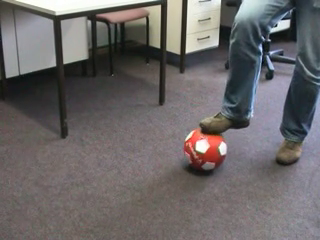
#> input picture frame 60 of Test-Videos/VOT-Ball.mp4, 320 x 240 px
$ python Tracking_R_Table.py   (older library calls are emulated)
#> lines starting #> are read from the running program, lines starting #| are printed output that depends on the picture; after the words box and inside, x2 and y2 are one past the last pixel; in counts of white or black regions, pixels touching at a corner belong together; long printed decimals are rounded
import numpy as np
import cv2
import os

roi_defined = False

def define_ROI(event, x, y, flags, param):
    global r, c, w, h, roi_defined
    if event == cv2.EVENT_LBUTTONDOWN:
        r, c = x, y
        roi_defined = False
    elif event == cv2.EVENT_LBUTTONUP:
        r2, c2 = x, y
        h = abs(r2 - r)
        w = abs(c2 - c)
        r = min(r, r2)
        c = min(c, c2)
        roi_defined = True


def build_r_table(roi_grey):
    """Build R_Table for ROI object

    Args:
        roi_grey: Image of the ROI in Grey.

        return: r_table: (key: absolute of orientation | values: displacement vectors)
    """
    def calculate_gradient(image_grey):
        grad_x = cv2.Sobel(image_grey, cv2.CV_64F, 1, 0, ksize=3)
        grad_y = cv2.Sobel(image_grey, cv2.CV_64F, 0, 1, ksize=3)
        magnitude = cv2.magnitude(grad_x, grad_y)
        orientation = cv2.phase(grad_x, grad_y, angleInDegrees=True)

        return magnitude, orientation

    magnitude, orientation = calculate_gradient(roi_grey)
    magnitude_threshold = np.mean(magnitude)
    print(f"Magnitude threshold ROI: {magnitude_threshold}")

    r_table = {}
    height, width = roi_grey.shape[:2]
    cy, cx = height // 2, width // 2  # Assuming center coordinates

    for i in range(height):
        for j in range(width):
            value = orientation[i, j]
            if magnitude[i, j] > magnitude_threshold:
                angle = int(np.abs(value))
                if angle not in r_table:
                    r_table[angle] = []

                # print(f"Angle: {angle} | Coordinates: {cy - i, cx - j}")
                r_table[angle].append((cy - i, cx - j))
    return r_table

def hough_transform(image_grey, r_table):
    """
    :param image_grey: input original image (grey)
    :param r_table: table for template
    :return:
        accumulator with searched votes
    """

    def calculate_gradient(image_grey):
        grad_x = cv2.Sobel(image_grey, cv2.CV_64F, 1, 0, ksize=3)
        grad_y = cv2.Sobel(image_grey, cv2.CV_64F, 0, 1, ksize=3)
        magnitude = cv2.magnitude(grad_x, grad_y)
        orientation = cv2.phase(grad_x, grad_y, angleInDegrees=True)

        return magnitude, orientation

    height, width = image_grey.shape[:2]
    accumulator = np.zeros((height + 50, width + 50))

    magnitude, orientation = calculate_gradient(image_grey)
    magnitude_threshold = np.mean(magnitude) * 3
    print(f"Magnitude threshold frame: {magnitude_threshold}")
    assert(magnitude.shape == image_grey.shape[:2])

    for i in range(height):
        for j in range(width):
            if (magnitude[i, j] > magnitude_threshold):
                theta = int(np.abs(orientation[i, j]))
                if (theta in r_table):
                    vectors = r_table[theta]
                    for vector in vectors:
                        accumulator[vector[0] + i, vector[1] + j] += 1

    return accumulator


def find_detection(accumulator, image):
    def find_maximum(accumulator):
        rowId, colId = np.unravel_index(accumulator.argmax(), accumulator.shape)
        return rowId, colId

    r, c = find_maximum(accumulator)
    return r, c


def main():
    cwd = os.getcwd()
    print(cwd)

    # Open the video file
    dir_path = os.path.dirname(os.path.realpath(__file__))
    video_path = os.path.join(dir_path, 'Test-Videos', 'VOT-Ball.mp4')

    cap = cv2.VideoCapture(video_path)
    ret, frame = cap.read()
#> frame is the input picture: shape (240, 320, 3); mean B, G, R 103.7, 103.5, 107.4
    clone = frame.copy()
    cv2.namedWindow("First image")
    cv2.setMouseCallback("First image", define_ROI)

    # Variables for tracking
    track_window = None
    roi_hist = None
    term_crit = None

    # [10 lines of commented-out code are left out]

    r = 196
    c = 110
    h = 55
    w = 52

    track_window = (r, c, h, w)
    print(r, c, h, w)

    roi = frame[c:c + w, r:r + h]
    hsv_roi = cv2.cvtColor(roi, cv2.COLOR_BGR2HSV)
#> hsv_roi: shape (52, 55, 3); mean H, S, V 74.3, 64.1, 136.7
    mask = cv2.inRange(hsv_roi, np.array((0., 30., 20.)), np.array((180., 255., 235.)))
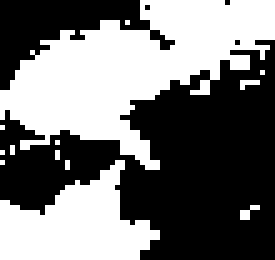
#> mask: shape (52, 55) (shown 5 times larger); 46% white; 13 white regions (11 under 20 px), largest, box (x1, y1, x2, y2) and area: (0, 0, 55, 34) 919, (0, 32, 32, 52) 375
    roi_hist = cv2.calcHist([hsv_roi], [0], mask, [180], [0, 180])
#> roi_hist = 180 values, max 101 at index 3, min 0 at index 29, mean 7.32
    cv2.normalize(roi_hist, roi_hist, 0, 255, cv2.NORM_MINMAX)
    term_crit = (cv2.TERM_CRITERIA_EPS | cv2.TERM_CRITERIA_COUNT, 10, 1)

    cpt = 1
    while True:
        ret, frame = cap.read()
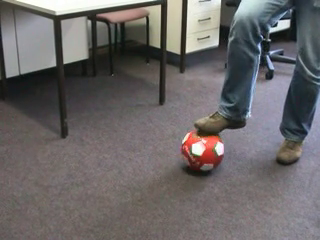
#> input picture frame 61 of Test-Videos/VOT-Ball.mp4, 320 x 240 px
#> frame is the input picture: shape (240, 320, 3); mean B, G, R 103.5, 103.4, 107.1
        if ret:
            # Compute gradient orientation and magnitude
            roi_grey = cv2.cvtColor(roi, cv2.COLOR_BGR2GRAY)
            r_table = build_r_table(roi_grey)
#> in build_r_table, `magnitude_threshold = np.mean(magnitude)`: magnitude_threshold = 82.33
#| Magnitude threshold ROI: 82.328
#> after the loop in build_r_table, `for i in range(height):`: r_table = 309 items
#> r_table = 309 items

            frame_grey = cv2.cvtColor(frame, cv2.COLOR_BGR2GRAY)
            accumulator = hough_transform(frame_grey, r_table)
#> in calculate_gradient, `grad_y = cv2.Sobel(image_grey, cv2.CV_64F, 0, 1, ksize=3)`:
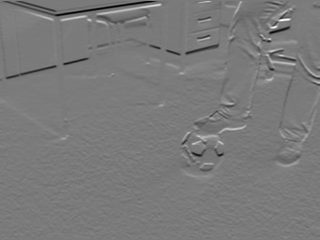
#> grad_y: shape (240, 320) float64; min -739, max 797, mean -2.4; drawn with min black and max white
#> in calculate_gradient, `magnitude = cv2.magnitude(grad_x, grad_y)`:
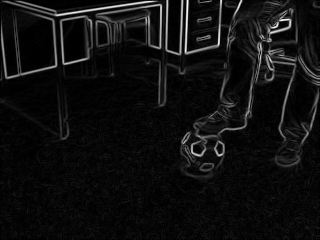
#> magnitude: shape (240, 320) float64; min 0, max 808.5, mean 50.6; drawn with min black and max white
#> in calculate_gradient, `orientation = cv2.phase(grad_x, grad_y, angleInDegrees=True)`:
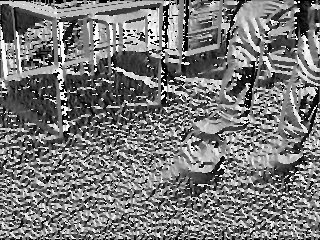
#> orientation: shape (240, 320) float64; min 0, max 359.9, mean 169.6; drawn with min black and max white
#> in hough_transform, `magnitude_threshold = np.mean(magnitude) * 3`: magnitude_threshold = 151.8
#| Magnitude threshold frame: 151.833
#> after the loop in hough_transform, `for i in range(height):`:
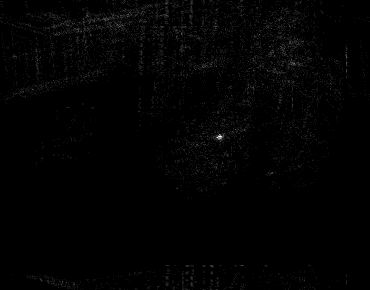
#> accumulator: shape (290, 370) float64; min 0, max 15, mean 0.14; drawn with min black and max white

            # Display the detection by argmax
            r, c = find_detection(accumulator, frame_grey)
#> in find_maximum, `rowId, colId = np.unravel_index(accumulator.argmax(), accumulator.shape)`: rowId = 136; colId = 219
#> in find_detection, `r, c = find_maximum(accumulator)`: r = 136; c = 219
#> r = 136; c = 219
            print(f"Detection: {r, c}, Value: {accumulator[r, c]}")
#| Detection: (136, 219), Value: 15.0

            # Draw the circle on the frame
            cv2.circle(frame, (c, r), 30, (0, 255, 0), 2)  # Adjust the circle size and thickness
#> frame: shape (240, 320, 3); 0.73% of pixels changed, all inside (x1, y1, x2, y2) = (188, 105, 251, 168)

            cv2.imshow('Frame', frame)
            cv2.moveWindow('Frame', 0, 0)

            cv2.imshow('ROI', roi)
            cv2.moveWindow('ROI', 500, 0)

            # Normalize the accumulator to 0-255 and convert to 8-bit
            normalized_accumulator = cv2.normalize(accumulator, None, 0, 255, cv2.NORM_MINMAX)
            accumulator_8bit = cv2.convertScaleAbs(normalized_accumulator)

            # Apply a colormap to the 8-bit accumulator
            colored_accumulator = cv2.applyColorMap(accumulator_8bit, cv2.COLORMAP_JET)

            # Draw the circle on the colored accumulator
            cv2.circle(colored_accumulator, (c, r), 30, (0, 0, 255), 2)  # Adjust the circle size and thickness
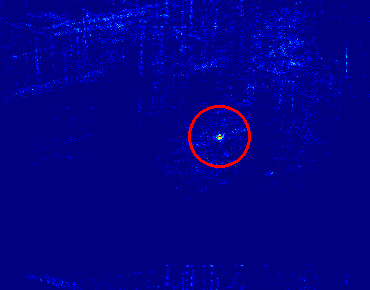
#> colored_accumulator: shape (290, 370, 3); mean B, G, R 135.9, 0.7, 1.4

            cv2.imshow('Accumulator', colored_accumulator)
            cv2.moveWindow('Accumulator', 800, 0)

            k = cv2.waitKey(60) & 0xff
#> (key q is pressed here)
            if k == 27:
                break
            elif k == ord('s'):
                cv2.imwrite('Frame_%04d.png' % cpt, frame)
            cpt += 1
        else:
            break


    cv2.destroyAllWindows()
    cap.release()

if __name__ == '__main__':
    main()

$ run again, starting later in the video
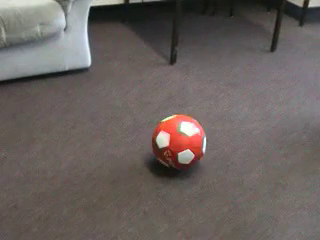
#> input picture frame 270 of Test-Videos/VOT-Ball.mp4, 320 x 240 px
#> in main, frame is the input picture: shape (240, 320, 3); mean B, G, R 94.1, 97.2, 105.1
#> hsv_roi: shape (52, 55, 3); mean H, S, V 54.4, 32.6, 130.6
#> mask: shape (52, 55); 14.5% white; 15 white regions (13 under 20 px), largest, box (x1, y1, x2, y2) and area: (0, 2, 12, 52) 271, (28, 34, 38, 50) 85
#> roi_hist = 180 values, max 83 at index 6, min 0 at index 1, mean 2.31
#> in build_r_table, `magnitude_threshold = np.mean(magnitude)`: magnitude_threshold = 32.65
#| Magnitude threshold ROI: 32.648
#> after the loop in build_r_table, `for i in range(height):`: r_table = 211 items
#> in hough_transform, `magnitude_threshold = np.mean(magnitude) * 3`: magnitude_threshold = 67.1
#| Magnitude threshold frame: 67.104
#> after the loop in hough_transform, `for i in range(height):`:
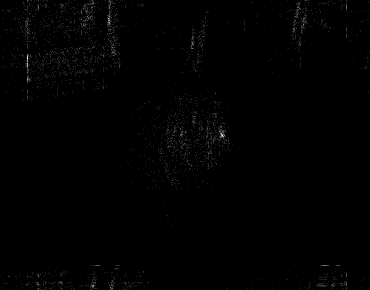
#> accumulator: shape (290, 370) float64; min 0, max 9, mean 0.0499; drawn with min black and max white
#> rowId = 58; colId = 27
#> in find_detection, `r, c = find_maximum(accumulator)`: r = 58; c = 27
#> in main, `r, c = find_detection(accumulator, frame_grey)`: r = 58; c = 27
#| Detection: (58, 27), Value: 9.0
#> frame: shape (240, 320, 3); mean B, G, R 93.7, 98.3, 104.9
#> in main, `cv2.circle(colored_accumulator, (c, r), 30, (0, 0, 255), 2)`:
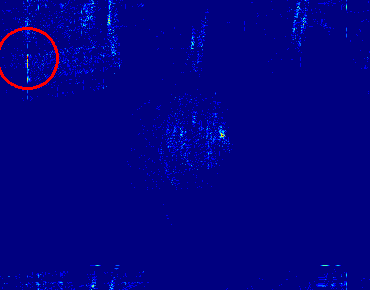
#> colored_accumulator: shape (290, 370, 3); mean B, G, R 131.8, 1, 1.2

$ run again, starting later in the video
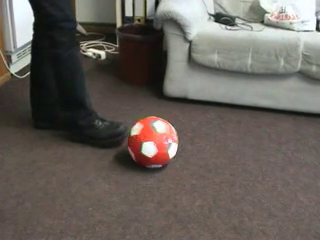
#> input picture frame 481 of Test-Videos/VOT-Ball.mp4, 320 x 240 px
#> in main, frame is the input picture: shape (240, 320, 3); mean B, G, R 90.9, 96.9, 103.4
#> hsv_roi: shape (52, 55, 3); mean H, S, V 10.4, 39.9, 102.8
#> mask: shape (52, 55); 96.5% white; 11 black regions (8 under 20 px), largest, box (x1, y1, x2, y2) and area: (16, 11, 24, 18) 30, (40, 0, 48, 4) 23, (50, 26, 55, 30) 20
#> roi_hist = 180 values, max 740 at index 6, min 0 at index 1, mean 15.34
#> in build_r_table, `magnitude_threshold = np.mean(magnitude)`: magnitude_threshold = 15.32
#| Magnitude threshold ROI: 15.323
#> after the loop in build_r_table, `for i in range(height):`: r_table = 301 items
#> in hough_transform, `magnitude_threshold = np.mean(magnitude) * 3`: magnitude_threshold = 128.1
#| Magnitude threshold frame: 128.106
#> after the loop in hough_transform, `for i in range(height):`:
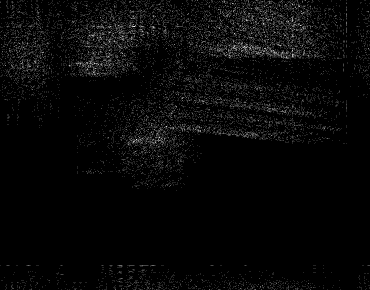
#> accumulator: shape (290, 370) float64; min 0, max 7, mean 0.214; drawn with min black and max white
#> rowId = 26; colId = 134
#> in find_detection, `r, c = find_maximum(accumulator)`: r = 26; c = 134
#> in main, `r, c = find_detection(accumulator, frame_grey)`: r = 26; c = 134
#| Detection: (26, 134), Value: 7.0
#> frame: shape (240, 320, 3); mean B, G, R 90.7, 98.2, 103.3
#> in main, `cv2.circle(colored_accumulator, (c, r), 30, (0, 0, 255), 2)`:
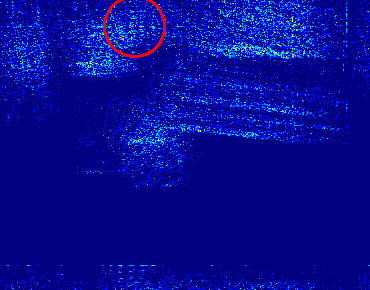
#> colored_accumulator: shape (290, 370, 3); mean B, G, R 146.4, 9.5, 2.1
